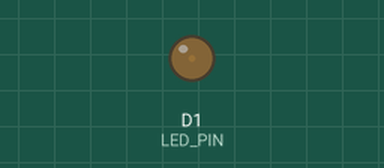
Bench run of a sketch on a simulated ESP8266 (NodeMCU). Parts: output pins drawn as LEDs (lit = HIGH).

Above: at 0.05 s.
At 0.95 s:
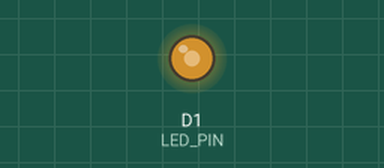
At 1.4 s:
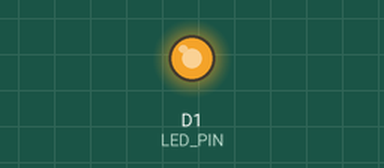
At 2.75 s:
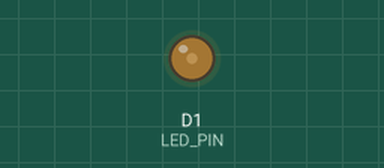
Timing chart, 0 to 5.4 s (numbered marks = the images above):
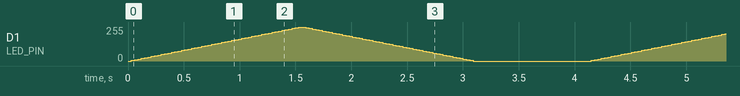

The sketch:

NodeMCU_PWMtest.ino
```cpp
#define LED_PIN D1    // LED at D1
int value = 0;        // variable to keep the actual value
void setup()
{
  pinMode(LED_PIN,OUTPUT);
}

void loop()
{
  for (value = 0; value <= 255; value += 5) // fade in (min to max)
  {
    analogWrite(LED_PIN, value);    // sets the value (0 to 255)
    delay(30);                      // waits for 30 milliseconds
  }
  for (value = 255; value >= 0; value -= 5) // fade out (max to min)
  {
    analogWrite(LED_PIN, value);
    delay(30);
  }
  delay(1000);
}
```
